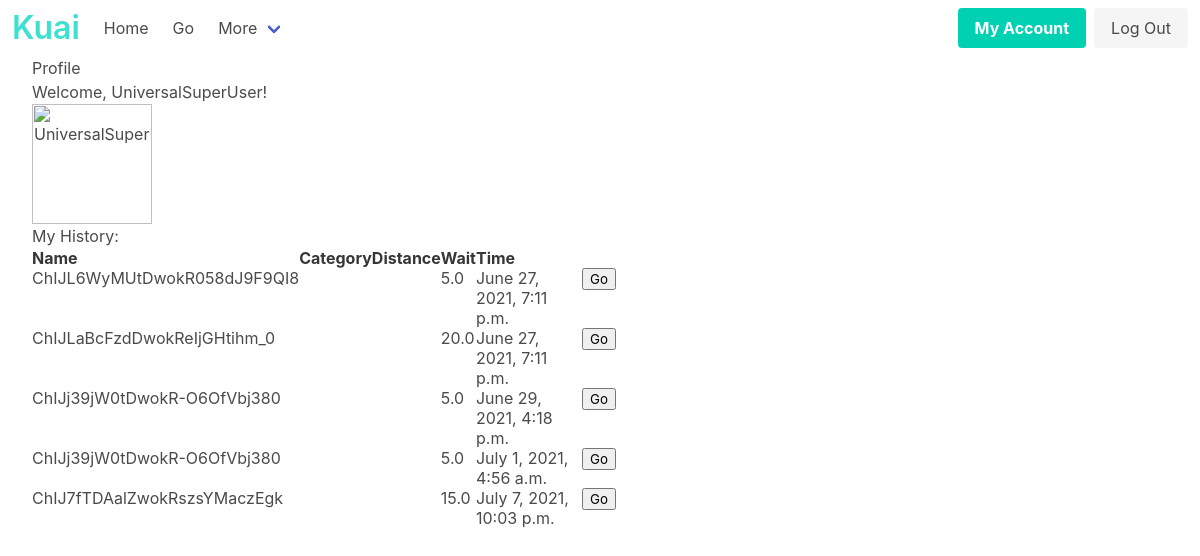
Page /profile (signed in) on the earlier database version.
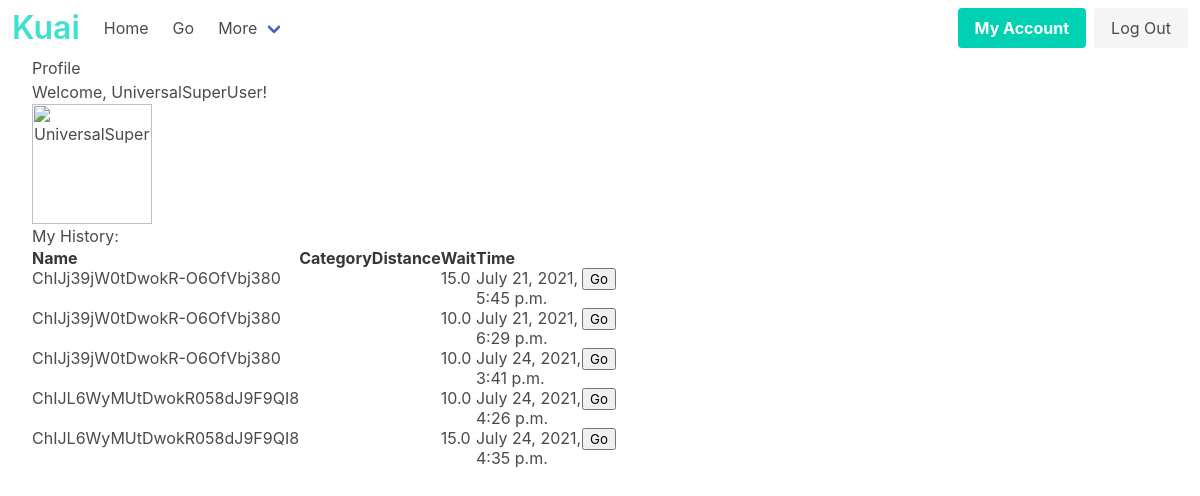
Same page on the later database version.
### Landing/models.py (models this page shows, shortened)
class User(AbstractBaseUser, PermissionsMixin):
    username = models.CharField(max_length=40, unique=True, validators=[
        validate_user
    ])
    first_name = models.CharField(max_length=40)
    last_name = models.CharField(max_length=40)
    email = models.EmailField()
    is_business = models.BooleanField(default = False)
    is_staff = models.BooleanField(default = False)
    is_superuser = models.BooleanField(default = False)
    REQUIRED_FIELDS = ['email', 'first_name', 'last_name']
    USERNAME_FIELD = 'username'
    EMAIL_FIELD = 'email'
    objects = AccountManager()
    def __str__(self):
        return self.username

class waitData(models.Model):
    wait_time = models.FloatField(validators = [MinValueValidator(0)], null = False, blank = False)
    business = models.ForeignKey("Business", on_delete=models.CASCADE, related_name="review", null=True, blank=True)
    start_time = models.DateTimeField(default= django.utils.timezone.now, null= False, blank = False,)
    expiration_time = models.DateTimeField(default = getExperationTime, null = False, blank = False,)
    author = models.ForeignKey("Profile", related_name='all_time_updates', on_delete=CASCADE)
    REQUIRED_FIELDS = ['wait_time', 'author', 'business', 'expiration_time']

class Business(models.Model):
    lat = models.FloatField(blank = False, null = True)
    lon = models.FloatField(blank = False, null = True)
    verified = models.BooleanField(null = False, blank = False, default = False)
    expiration_time = models.DateTimeField(default=get_biz_expiration, null = False, blank = False)
    placeID = models.TextField(null = False, blank=False, unique = True, default = False)
    REQUIRED_FIELDS = ['lat', 'lon', 'verified', 'placeID', "expiration_time"]
    def get_short_name(self):
        return self.placeID
    objects = Business_Manager()

### Landing/views.py (the view)
# urls.py: path("profile", views.profile, name="profile"),
@login_required(login_url='/accounts/login/')
def profile(request):
    current_user = request.user
    print(current_user.id)
    for attr, value in vars(current_user).items():
        print("Attribute: " + str(attr or ""))
        print("Value: " + str(value or ""))
        print(current_user.profile.birth_date)
    print(current_user._wrapped.username)
    return render(request, "Landing/profile.html")

### Landing/models.py (called while the page is built, shortened)
    def to_python(self, value):
        class SubList(list):
            def __init__(self, token, *args):
                self.token = token
                super().__init__(*args)
        if isinstance(value, list):
            return value
        if value is None:
            return SubList(self.token)
        return SubList(self.token, value.split(self.token))

    def from_db_value(self, value, expression, connection):
        return self.to_python(value)

### Landing/templates/Landing/profile.html (shortened to what this page needs)
{% load socialaccount %}
<html>
  <head>
    {% load static %}
    <link rel="stylesheet" type="text/css" href="{% static 'Landing/css/profile.css' %}">
  </head>
  {% block content %}
  {% include 'Landing/navbar.html' %}
<div id="profile">
  <h1>Profile</h1>
  {% if user.is_authenticated %}
<div id="maincontent">
  <div>
    <p>Welcome, {{ user.username }}!</p>
    <img class="is-rounded" src="../../bios/Landing/pfps/UniversalSuperUser" alt="UniversalSuperUser" width="120" height="90">
  <h1>My History: </h1>
  <table class="sortable">
  <thead class="thead">
    <tr class="tr">
        <th class="th">
          Name
        </th>
        <th class="th">Category</th>
        <th class="th">Distance</th>
        <th class="th">Wait</th>
        <th class="th">Time</th>
    </tr>
  </thead>
{% for i in user.profile.all_time_updates.all %}
  <tr class="tr">
    <td class="td"><span class="HistoryName">{{i.business.get_short_name}}</span></td>
    <td class="td"> </td>
    <td class="td"> </td>
    <td class="td">{{i.wait_time}}</td>
    <td class="td">{{i.start_time}}</td>
    <td class="sorttable_nosort"><button class="HistoryButtons">Go</button></td>
  </tr>
{% endfor%}
  </table>
</div>
<div id="map"></div>
{% else %}
<p>Welcome, friend!</p>
{% endif %}
</div>
  {% endblock %}
  </div>
</html>

### Landing/templates/Landing/navbar.html (shortened to what this page needs)
<link rel="stylesheet" href="https://cdn.jsdelivr.net/npm/bulma@0.9.1/css/bulma.min.css">
<nav class="navbar" role="navigation" aria-label="main navigation">
    <div class="navbar-brand">
      <a class="navbar-item" href="#">
        <h1 class="title is-info" style="color: turquoise;">Kuai</h1>
      </a>
    </div>
    <div id="navbarBasicExample" class="navbar-menu">
      <div class="navbar-start">
        <a class="navbar-item" href="/">
            Home
        </a>
        <a class="navbar-item" href="{% url 'Landing:go' %}">
            Go
        </a>
        <div class="navbar-item has-dropdown is-hoverable">
          <a class="navbar-link">
            More
          </a>
        </div>
      </div>
      {% if user.is_authenticated %}
      <div class="navbar-end">
        <div class="navbar-item">
          <div class="buttons">
            <a class="button is-primary" href="{% url 'Landing:profile'%}">
              <strong>My Account</strong>
            </a>
            <a class="button is-light" href="{% url 'account_logout' %}">
              Log Out
            </a>
          </div>
        </div>
      </div>
      {% endif %}
    </div>
  </nav>

### Landing/static/Landing/css/profile.css (style rules this page uses)
#maincontent { display: flex; }
#maincontent > * { width: 50%; }

### Landing/templates/Landing/profile.html (style rules this page uses)
#profile { margin-left: 2em; }

Differences in the rows shown:
removed waitData: business.get_short_name "ChIJL6WyMUtDwokR058dJ9F9QI8", wait_time "5.0", start_time "June 27, 2021, 7:11 p.m."
removed waitData: business.get_short_name "ChIJLaBcFzdDwokReIjGHtihm_0", wait_time "20.0", start_time "June 27, 2021, 7:11 p.m."
removed waitData: business.get_short_name "ChIJj39jW0tDwokR-O6OfVbj380", wait_time "5.0", start_time "June 29, 2021, 4:18 p.m."
removed waitData: business.get_short_name "ChIJj39jW0tDwokR-O6OfVbj380", wait_time "5.0", start_time "July 1, 2021, 4:56 a.m."
removed waitData: business.get_short_name "ChIJ7fTDAalZwokRszsYMaczEgk", wait_time "15.0", start_time "July 7, 2021, 10:03 p.m."
added waitData: business.get_short_name "ChIJj39jW0tDwokR-O6OfVbj380", wait_time "15.0", start_time "July 21, 2021, 5:45 p.m."
added waitData: business.get_short_name "ChIJj39jW0tDwokR-O6OfVbj380", wait_time "10.0", start_time "July 21, 2021, 6:29 p.m."
added waitData: business.get_short_name "ChIJj39jW0tDwokR-O6OfVbj380", wait_time "10.0", start_time "July 24, 2021, 3:41 p.m."
added waitData: business.get_short_name "ChIJL6WyMUtDwokR058dJ9F9QI8", wait_time "10.0", start_time "July 24, 2021, 4:26 p.m."
added waitData: business.get_short_name "ChIJL6WyMUtDwokR058dJ9F9QI8", wait_time "15.0", start_time "July 24, 2021, 4:35 p.m."
